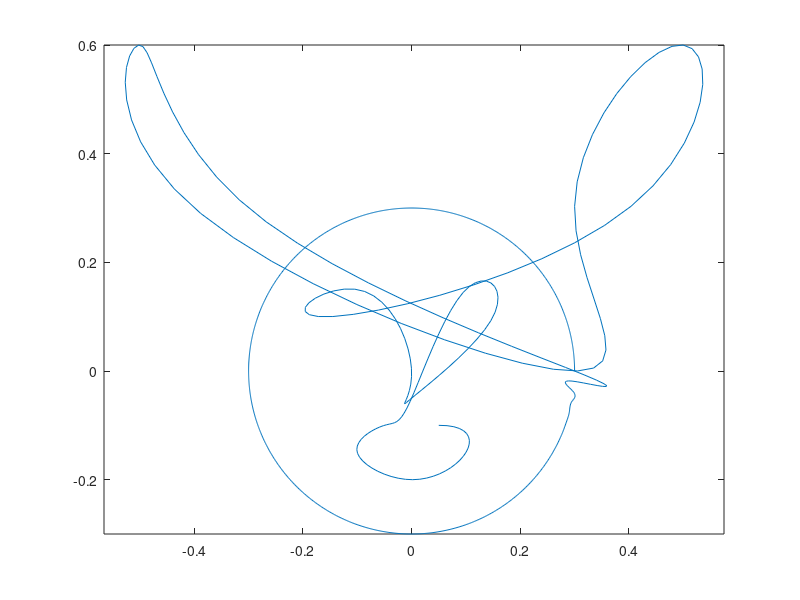

Write MATLAB code to recreate this figure.
% 猫の形をした一筆書きのデータを生成する関数
% 猫の頭部分
head_theta = linspace(0, 2*pi, 100);
head_x = 0.3 * cos(head_theta);
head_y = 0.3 * sin(head_theta);

% 猫の耳部分
left_ear_x = [-0.3, -0.5, -0.4];
left_ear_y = [0.3, 0.6, 0.3];
right_ear_x = [0.3, 0.5, 0.4];
right_ear_y = [0.3, 0.6, 0.3];

% 猫の目部分
left_eye_x = [-0.15, -0.1];
left_eye_y = [0.1, 0.15];
right_eye_x = [0.15, 0.1];
right_eye_y = [0.1, 0.15];

% 猫の鼻部分
nose_x = [0, 0];
nose_y = [0, -0.05];

% 猫の口部分
mouth_x = [-0.05, -0.1, 0, 0.1, 0.05];
mouth_y = [-0.1, -0.15, -0.2, -0.15, -0.1];

% データを結合する
x = [head_x, left_ear_x, head_x(1), right_ear_x,left_eye_x,nose_x,right_eye_x,nose_x(2),mouth_x];
y = [head_y,left_ear_y,head_y(1),right_ear_y,left_eye_y,nose_y,right_eye_y,nose_y(2),mouth_y];

% スプライン補間で滑らかな曲線にする
t = linspace(1,length(x),length(x));
tt = linspace(1,length(x),10*length(x));
xx = spline(t,x,tt);
yy = spline(t,y,tt);

% プロットする
plot(xx,yy)
axis equal

position = [xx; yy];
save('cat_data', 'position')
